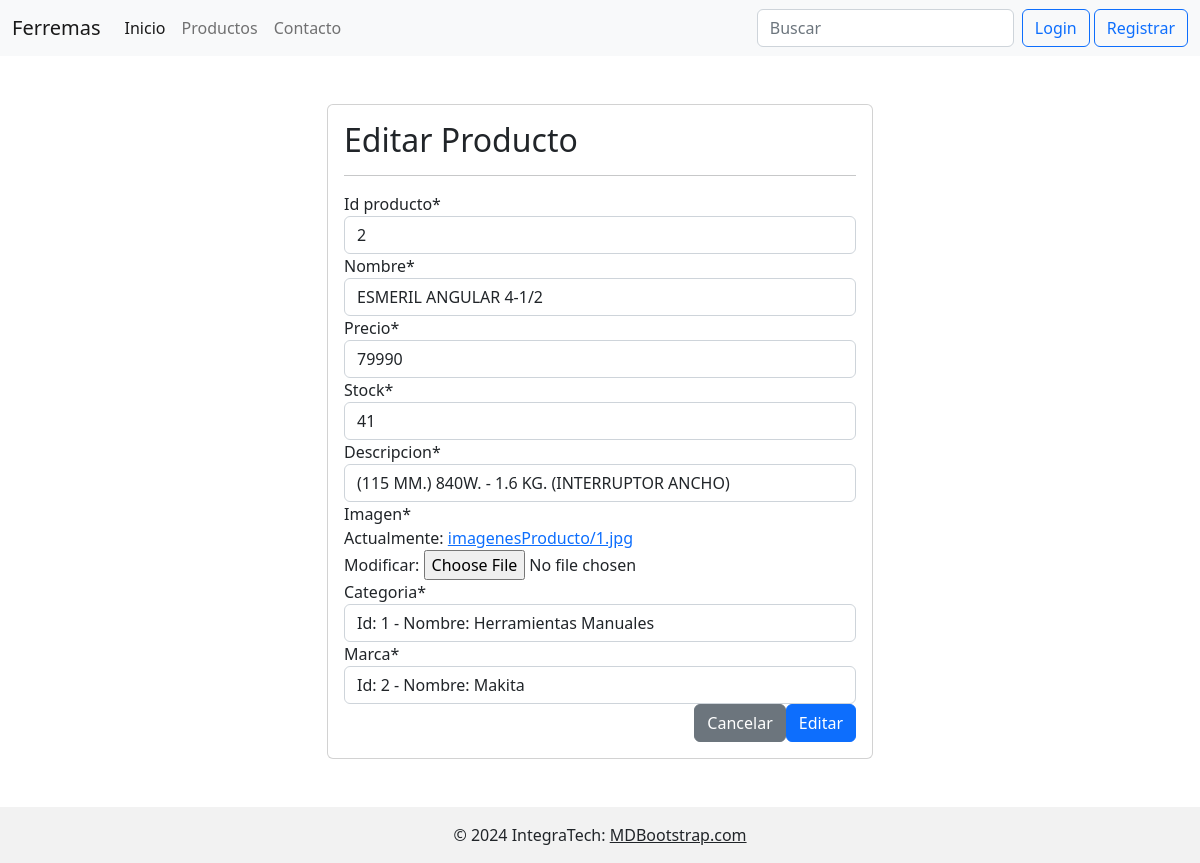
Page /modificarProducto/2/ on the committed database.
### app/models.py (models this page shows, shortened)
class Producto(models.Model):
    id_producto = models.IntegerField(primary_key=True)
    nombre = models.CharField(max_length=40, null=False)
    precio = models.IntegerField(null=False)
    stock  = models.IntegerField(null=False)
    descripcion = models.CharField(max_length=100, null=False)
    imagen = models.ImageField(upload_to='imagenesProducto')
    fecha_agregar = models.DateField(auto_now_add=True)
    categoria = models.ForeignKey(Categoria, on_delete=models.CASCADE)
    marca = models.ForeignKey(Marca, on_delete=models.CASCADE, null=True)

### app/views.py (the view, shortened to what this page needs)
# urls.py: path('modificarProducto/<id>/', views.modificarProducto, name='modificarProducto'),
def modificarProducto(request, id):
    producto = get_object_or_404(Producto, id_producto=id)
    data = {
        'form':ProductoForm(instance=producto)
    }
    return render(request, 'modificarProducto.html', data)

### app/forms.py
class ProductoForm(forms.ModelForm):
    class Meta:
        model = Producto
        fields = '__all__'

### app/models.py (called while the page is built)
    def __str__(self):
        txt = "Id: {0} - Nombre: {1}"
        return txt.format(self.id_marca, self.nombre_marca)

    def __str__(self):
        txt = "Id: {0} - Nombre: {1}"
        return txt.format(self.id_categoria, self.nombre_categoria)

### app/templates/modificarProducto.html (shortened to what this page needs)
{% extends 'base.html' %}
{% load static %}
{% block content %}
{% load crispy_forms_tags %}
<div class="container mt-5 mb-5">
    <div class="row">
        <div class="col-12 col-md-6 offset-md-3">
            <div class="card">
                <div class="card-body">
                    <h2>Editar Producto</h2>
                    <hr>
                    <form action="" method="post" enctype="multipart/form-data">
                        {{ form | crispy }}
                        <div class="d-flex justify-content-end">
                            <input type="reset" value="Cancelar" class="btn btn-secondary">
                            <input type="submit" value="Editar" class="btn btn-primary">
                        </div>
                    </form>
                </div>
            </div>
        </div>
    </div>
</div>
{% endblock %}

### rows in the picture
Producto: id_producto "2", nombre "ESMERIL ANGULAR 4-1/2", precio "79990", stock "41", descripcion "(115 MM.) 840W. - 1.6 KG. (INTERRUPTOR ANCHO)", categoria "Id: 1 - Nombre: Herramientas Manuales", marca "Id: 2 - Nombre: Makita"
